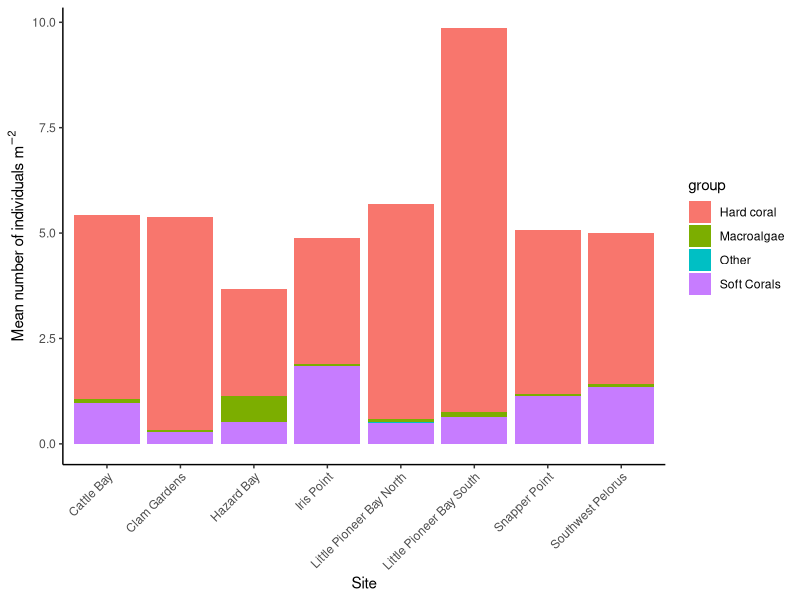
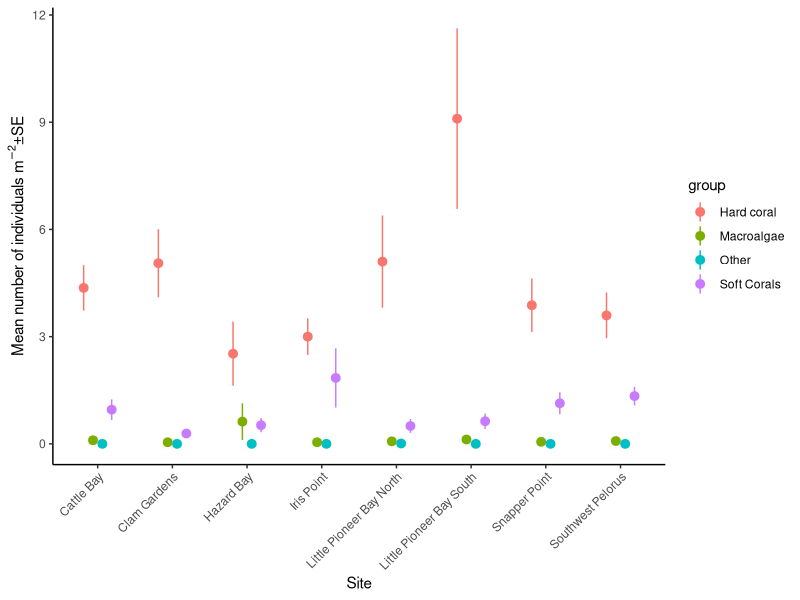
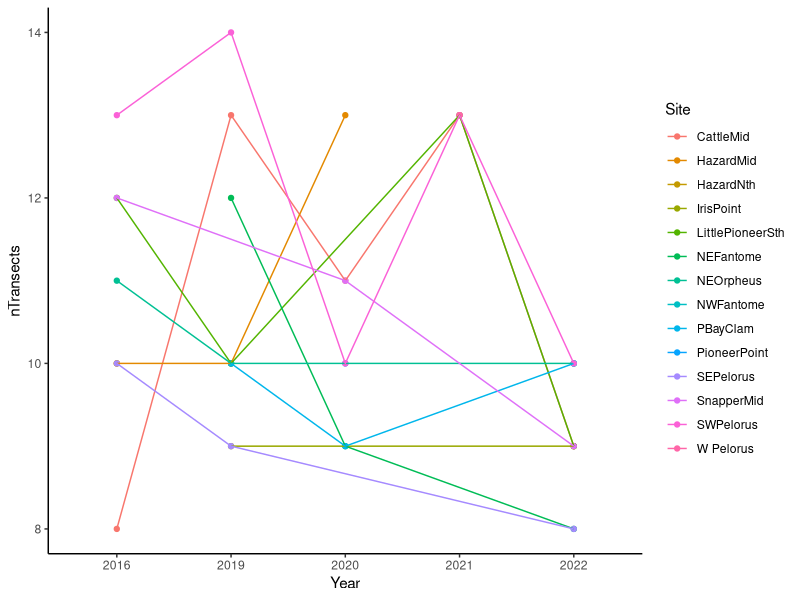
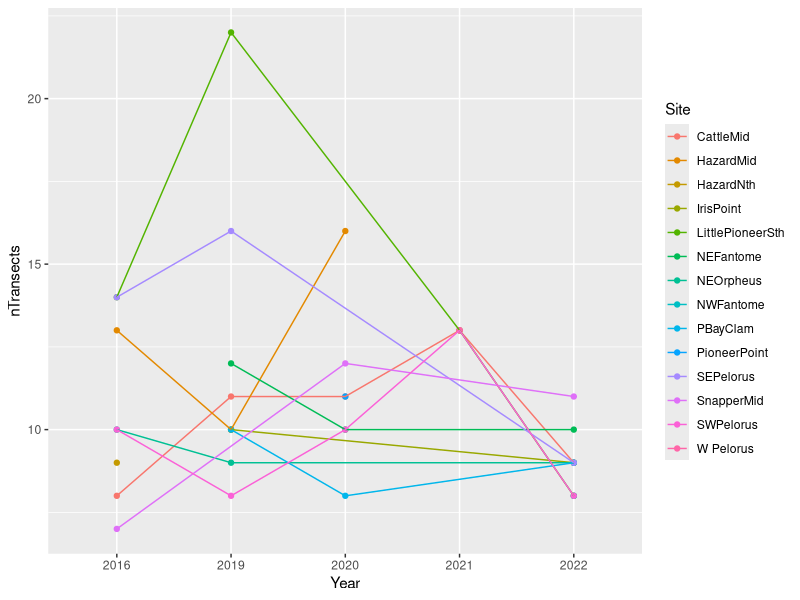
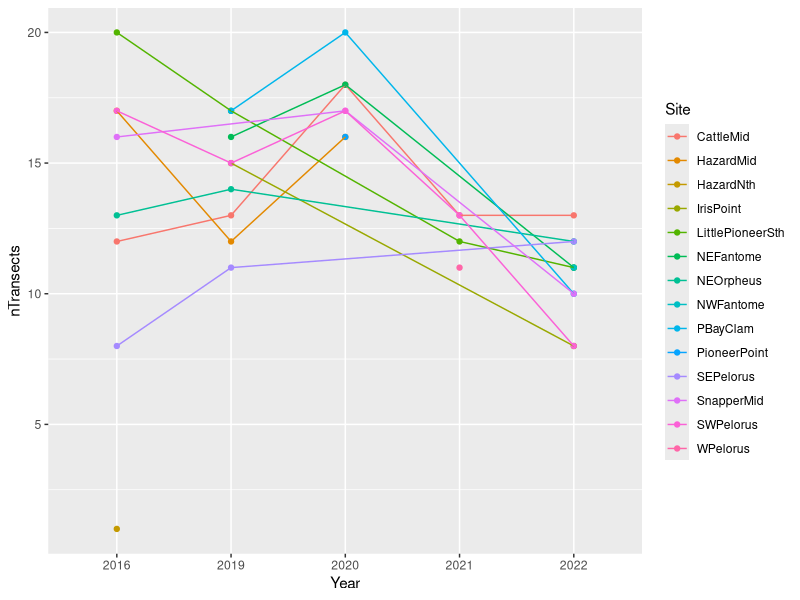

The R source for these figures, in order: (Note: this script raises an error after producing the figures.)
library(lubridate)
library(tidyverse)
library(ggplot2)


##### coral data - 2019 #####
coral_data = read.csv("data/ClassDataset_2019_coral.csv", strip.white = T,  header = F)
head(coral_data)
coral_data=t(coral_data) # transpose the data
coral_data = coral_data[-1,] # remove row 1
colnames(coral_data) <-coral_data[1,] # assign column names
coral_data=as.data.frame(coral_data[-1:-2,-3:-4]) # remove rows and columns that won't be used
head(coral_data)

coral_data = coral_data %>%
  mutate(Site=factor(Site), # define site as a factor
         Date = dmy(paste0(Date, "-2019")), # define date as a date
         Replicate=factor(Replicate))

levels(coral_data$Site) # there are many errors in site name spelling. These must be fixed
coral_data.1 = coral_data %>%
  mutate(
    Site = fct_collapse(Site, # collapse the levels of Site 
                        "Cattle Bay" = c("Cattle Bay", "Cattle bay"),
                        "Clam Gardens" = c("Clam Gard.", "Clam Garden", "Clam Gardens"),
                        "Hazard Bay" = c("Hazard Bay", "Hazard"),
                        "Iris Point" = c("Ires Point", "Iris", "Iris Point", "Iris Pt", "Iris point"),
                        "Little Pioneer Bay South" = c("Little Pioneer Bay South", "Little Pioneer bay South", "Pioneer Bay"),
                        "Snapper Point" = c("Snapper point", "Snapper point", "Snapper Pont"),
                        "Southwest Pelorus" = c("South West Pelorus", "Southwest Pelorus vist #2", "SW Peloris", "SW Pelorus", "SW Pelorus visit #2")
    ))
levels(coral_data.1$Site) # check for duplicates

# each row is a transect. Get a count of replicate transects per site
reps.per.site.coral = coral_data.1 %>%
  group_by(Site) %>%
  summarise(nTransects = length(Site))
reps.per.site.coral

# make a figure
head(coral_data.1)

# group into benthic categories
colnames(coral_data.1)

taxa_groups <- rep(NA, ncol(coral_data.1))
taxa_groups[4:36] <- "Hard coral" # columns 4-36 are coral
taxa_groups[37:45] <- "Soft Corals"
taxa_groups[46:51] <- "Macroalgae"
taxa_groups[52:54] <- "Hard coral"
taxa_groups[55:56] <- "Soft Corals"
taxa_groups[57] <- "Hard coral"
taxa_groups[58] <- "Other" 
taxa_groups[59:61] <- "Hard coral"
taxa_groups[62:64] <- "Soft Corals"

# Name the vector with the actual column names
names(taxa_groups) <- colnames(coral_data.1)
taxon_cols <- names(taxa_groups)[!is.na(taxa_groups)]

df_long <- coral_data.1 %>%
  pivot_longer(cols = all_of(taxon_cols), names_to = "taxon", values_to = "value") %>%
  mutate(group = taxa_groups[taxon])

df_long = df_long %>%
  mutate(group=factor(group),
         value=as.numeric(value)) %>%
  group_by(Site,group,Replicate) %>%
  summarise(total = sum(value, na.rm = TRUE)) #%>%
  #pivot_wider(names_from = group, values_from = total) # run this line if you want to re-convert to wide format

# take a mean of the replicate transects
# make a function for standard error
std<- function(x) sd(x)/sqrt(length(x))

coral.mean = df_long %>%
  group_by(Site,group) %>%
  summarise(meanAbund= mean(total/10), # divide by 10 to get per m
            SE=std(total/10))
 
ggplot(coral.mean, aes(x = Site, y = meanAbund, fill = group)) + 
  geom_col() +
  theme_classic() +
  theme(axis.text.x = element_text(angle = 45, vjust = 1, hjust = 1)) +
  scale_y_continuous(expression("Mean number of individuals "*m^-2*""))

ggplot(coral.mean, aes(x=Site,y=meanAbund, color=group)) + 
  geom_pointrange(aes(ymin=meanAbund-SE, ymax=meanAbund+SE),position=position_dodge(width=0.5)) +
  theme_classic() +
  theme(axis.text.x = element_text(angle = 45, vjust = 1, hjust = 1))+
  scale_y_continuous(expression("Mean number of individuals "*m^-2*"" * "\u00B1" * "SE"))

##### coral data - 2025 #####
coral_2025 = read.csv("data/ClassData_CoralAbundance.csv", strip.white = T, header = T)
head(coral_2025)

# Replace column names with the first row of data
colnames(coral_2025) <- as.character(coral_2025[1, ])

# Remove that first row (since it’s now the column names)
coral_2025 <- coral_2025[-1, ]

# Reset row names
rownames(coral_2025) <- NULL

coral_2025 = coral_2025 %>%
  mutate(BuddyPair=factor(BuddyPair),
         Year=as.numeric(Year),
         Zone=factor(Zone),
         Site=factor(Site),
         Transect=factor(Transect),
         Type=factor(Type),
         Genus=factor(Genus),
         HealthStatus=factor(HealthStatus),
         Count=as.numeric(Count))

coral_2025 = coral_2025 %>%
  filter(BuddyPair != "Taylor_Gemma") # remove the mock data 

# get the data in the same format and then merge
head(coral_2025)
coral_2019 <- coral_data.1 %>%
  pivot_longer(cols = all_of(taxon_cols), names_to = "taxon", values_to = "value") %>%
  mutate(group = taxa_groups[taxon])
head(coral_2019)

coral_2019 = coral_2019 %>%
  mutate(Year = as.numeric(2019),
         Transect = Replicate,
         Genus = taxon,
         HealthStatus="Healthy",
         Count = as.numeric(value),
         Type = group)

head(coral_2019)
head(coral_2025)
coral_2019_2025 = full_join(coral_2025[,-1], coral_2019)
coral_2019_2025 = coral_2019_2025[,1:8] %>%
  mutate(Site=factor(Site))
head(coral_2019_2025) # you can use this merged dataset for analysis - note you may need to rename sites to match between years

coral_2019_2025 = coral_2019_2025 %>%
  mutate(Count = replace_na(Count, 0)) # remove NA values 

# think i need to change little pioneer in 2019 to pioneer



##### fish data from SPCs #####

fish_data = read.csv("data/ClassDataset_2019_fish.csv", strip.white = T,  header = F)
head(fish_data)
fish_data=t(fish_data)
fish_data = fish_data[-1,]
colnames(fish_data) <-fish_data[1,]
fish_data=as.data.frame(fish_data[-1:-2,-3:-5])
head(fish_data)

# the data frame has duplicate columns called "?" and "??" 
# we have no way of filling in these data, so omit
which(colnames(fish_data) == "?") 
which(colnames(fish_data) == "??")

fish_data = fish_data[, !colnames(fish_data) %in% c("?", "??")]

fish_data = fish_data %>%
  mutate(Site=factor(Site),
         Date = dmy(paste0(Date, "-2019")))

levels(fish_data$Site) # there are many errors in site name spelling. These must be fixed
fish_data.1 = fish_data %>%
  mutate(
    Site = fct_collapse(Site,
                        "Cattle Bay" = c("Cattle Bay"),
                        "Clam Gardens" = c( "Clam Garden", "Clam Gardens"),
                        "Hazard Bay" = c("Hazard Bay", "Harazrd Bay"),
                        "Iris Point" = c( "Iris Point", "Iris Pt"),
                        "Little Pioneer Bay North" = c("Little Pioneer Bay North", "Little Pioneer North", "Little PioneerBay North"),
                        "Little Pioneer Bay South" = c("Little Pioneer Bay S", "Little Pioneer Bay South", "Little Pioneer bay South"),
                        "Snapper Point" = c("Snapper point", "Snapper point"),
                        "Southwest Pelorus" = c("South West Polorus", "Southwest Pelorus #2", "Southwest Pelorus visit #2", "SW Peloris", "SW Pelorus", "SW Pelorous", "SW Pelorus 2nd visit")
    ))
levels(fish_data.1$Site)

# each row is a transect. Get a count of replicate transects per site
reps.per.site.fish = fish_data.1 %>%
  group_by(Site) %>%
  summarise(nTransects = length(Site))
reps.per.site.fish



##### coral cover data from PITs - 2016-2022 ##### 
# we don't have the raw data, just means of all transects per student group

coral.cover = read.csv("data/ClassDataset_2016-2022_coralcover.csv", strip.white = T, header = T)
head(coral.cover)

coral.cover = coral.cover %>%
  mutate(Year=factor(Year),
         Zone=factor(Zone),
         Site=factor(Site))

reps.per.site.cover = coral.cover %>%
  group_by(Site,Year) %>%
  summarise(nTransects = length(Site))
reps.per.site.cover

ggplot(reps.per.site.cover, aes(x=Year, y=nTransects, color=Site)) +
  geom_point() +
  geom_line( aes(group=Site)) +
  theme_classic()

reps.per.site.cover <- reps.per.site.cover %>%
  pivot_wider(
    names_from = Year,
    values_from = nTransects
  )

reps.per.site.cover


##### merge coral cover with 2025 data #####

coral.cover.2025 = read.csv("data/ClassData_PIT.csv", strip.white = T, header = T)
head(coral.cover.2025)

colnames(coral.cover.2025) <- as.character(coral.cover.2025[1, ])

coral.cover.2025 <- coral.cover.2025[-1, ]

rownames(coral.cover.2025) <- NULL

# merge with long-term data
head(coral.cover) # long-term data
# need to calculate percent cover
# then take a mean of the three transects per buddy pair to match the format of long-term data
# note the limitations of doing such a step

# Convert necessary columns to numeric
coral.cover.2025 <- coral.cover.2025 %>%
  mutate(across(c(Acropora, Massive, OtherHard, AllAlgae, SoftCoral, Other, Total), as.numeric))

coral.cover.2025.calc = coral.cover.2025 %>%
  mutate(Acropora=Acropora/Total,
         Massive=Massive/Total,
         AllHard=OtherHard/Total, # rename the column to AllHard to match the long-term data
         AllAlgae =AllAlgae/Total,
         SoftCoral = SoftCoral/Total,
         Other=Other/Total)
head(coral.cover.2025.calc)
  
coral.cover.2025.summary = coral.cover.2025.calc %>%
  group_by(BuddyPair, Year, Site) %>%
  mutate(Year = factor(Year)) %>%
  summarise(across(
    c(Acropora, Massive, AllHard, SoftCoral, AllAlgae, Other), mean, .names = "{.col}"))

head(coral.cover.2025.summary)
head(coral.cover)
# formats match, now merge
coral.cover.longterm = full_join(coral.cover.2025.summary[,-1], coral.cover)
head(coral.cover.longterm) # use this for your analysis, though NOTE you will need to rename sites to match. Relevant code for re-naming sites is included in this script

##### herbivore and planktivores, on PITs - 2016-2022 #####
herbs.planks = read.csv("data/ClassDataset_herbsPlanks_2016-2022.csv", strip.white = T, header = T)
head(herbs.planks)

herbs.planks = herbs.planks %>%
  mutate(Year=factor(Year),
         Zone=factor(Zone),
         Site=factor(Site))

reps.per.site.herbs = herbs.planks %>%
  group_by(Site,Year) %>%
  summarise(nTransects = length(Site))
reps.per.site.herbs

ggplot(reps.per.site.herbs, aes(x=Year, y=nTransects, color=Site)) +
  geom_point() +
  geom_line( aes(group=Site))

reps.per.site.herbs <- reps.per.site.herbs %>%
  pivot_wider(
    names_from = Year,
    values_from = nTransects
  )
reps.per.site.herbs


##### merge herbivore and planktivores with 2025 data #####
head(herbs.planks) # look at the old data

herbs.planks.2025 = read.csv("data/ClassData_Herbivores.csv", strip.white = T, header = F)
head(herbs.planks.2025)
# we need to get a total sum of all Herbivores and all Planktivores per transect
# and save the sums as "AllHerb" and "Planktiv"
# we need to tell R which ones are Herbivores and which are Planktivores, then sum. 

colnames(herbs.planks.2025) <- as.character(herbs.planks.2025[2, ])

herbs.planks.2025 <- herbs.planks.2025[-c(1, 2), ]
rownames(herbs.planks.2025) <- NULL

taxa_groups <- rep(NA, ncol(herbs.planks.2025))

# Only assign where columns exist
taxa_groups[6:19] <- "Planktivores"
taxa_groups[20:26] <- "Herbivores"
if (ncol(herbs.planks.2025) >= 27) {
  taxa_groups[27:ncol(herbs.planks.2025)] <- "Herbivores" # note, these are benthic feeders, but our inherited long term data do not 
  # distinguish. Consider how the assumption of grouping benthic feeders with herbivores affects your analysis
  
}


names(taxa_groups) <- colnames(herbs.planks.2025)

taxon_cols <- names(taxa_groups)[!is.na(taxa_groups)]

df_long <- herbs.planks.2025 %>%
  pivot_longer(cols = all_of(taxon_cols), names_to = "taxon", values_to = "value") %>%
  mutate(group = taxa_groups[taxon])

df_long <- df_long %>%
  mutate(group = factor(group),
         value = as.numeric(value)) %>%
  group_by(Site, group, Year, Transect, BuddyPair) %>%
  summarise(total = sum(value, na.rm = TRUE), .groups = "drop") %>%
  pivot_wider(names_from = group, values_from = total)

herbs.planks.2025.summary = df_long %>%
  mutate(AllHerb=Herbivores,
         Planktiv=Planktivores) %>% # rename the sum columnss as "AllHerb" and "Planktiv"
  mutate(Year=factor(Year))

# merge the two datasets
head(herbs.planks)
head(herbs.planks.2025.summary)

herbs.planks.longterm = full_join(herbs.planks,herbs.planks.2025.summary)
herbs.planks.longterm = herbs.planks.longterm[,1:5]

# this is your dataset for analysis, noting you might need to change Site names to match between years


##### piscivores, timed swim, long-term dataset #####
piscs = read.csv("data/ClassDataset_piscs_2016-2022.csv", strip.white = T, header = T)
head(piscs)

piscs = piscs %>%
  mutate(Year=factor(Year),
         Zone=factor(Zone),
         Site=factor(Site))

reps.per.site.piscs = piscs %>%
  group_by(Site,Year) %>%
  summarise(nTransects = length(Site))
reps.per.site.piscs

ggplot(reps.per.site.piscs, aes(x=Year, y=nTransects, color=Site)) +
  geom_point() +
  geom_line( aes(group=Site))

reps.per.site.piscs <- reps.per.site.piscs %>%
  pivot_wider(
    names_from = Year,
    values_from = nTransects
  )

reps.per.site.piscs

##### piscivores 2025 #####
piscs.2025 = read.csv("data/ClassData_piscivores.csv", strip.white = T, header = T)
head(piscs.2025)

colnames(piscs.2025) <- as.character(piscs.2025[1, ])

piscs.2025 <- piscs.2025[-c(1, 2), ]
rownames(piscs.2025) <- NULL

piscs.2025 = piscs.2025[-1:-3,1:20] %>% # remove mock data, remove empty columns at end of data frame
  mutate(Year=factor(Year),
         Site=factor(Site),
         Transect=factor(Transect))
# sum all piscivores per transect
piscs.2025.sum <- piscs.2025 %>%
  mutate(across(Apogon:Synodus, as.numeric)) %>%  # Ensure numeric
  group_by(BuddyPair, Year, Site) %>%
  mutate(Piscivores = rowSums(across(Apogon:Synodus), na.rm = TRUE)) %>%
  select(Year, Site, Piscivores)

head(piscs)

piscs.longterm = full_join(piscs, piscs.2025.sum)
# use this for your analysis, noting that you may need to adjust site names to match between old and new datasets

##### coral juveniles 2019-2021 #####
juveniles = read.csv("ClassDataset-coraljuveniles_2019-2021.csv")
head(juveniles)
juveniles=juveniles %>% mutate(Year=Time, Quadrat=factor(Quadrat))
sample.size = juveniles %>%
  group_by(Year, Site) %>%
  summarise(nQuads = length(Quadrat)/8) # divide by 8 since there are size categories and morphologies (8 observation categories per quadrat)

reps.per.site.juves <- sample.size %>%
  pivot_wider(
    names_from = Year,
    values_from = nQuads
  )


##### coral juveniles 2025 and merging #####
juveniles.2025 = read.csv("ClassData_CoralJuveniles.csv", strip.white = T, header = T)
head(juveniles.2025)
juveniles.2025 = juveniles.2025 %>%
  mutate(Quadrat=factor(Quadrat))

juveniles.longterm = full_join(juveniles[,-1], juveniles.2025[,-1])
# use this for analysis, noting that you may need to rename sites to match between datasets 


